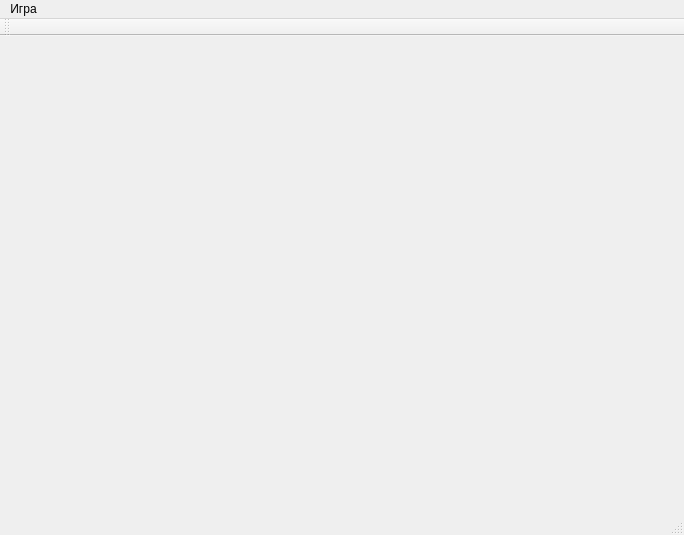
<?xml version="1.0" encoding="UTF-8"?>
<ui version="4.0">
 <class>MainWindow</class>
 <widget class="QMainWindow" name="MainWindow">
  <property name="geometry">
   <rect>
    <x>0</x>
    <y>0</y>
    <width>684</width>
    <height>535</height>
   </rect>
  </property>
  <property name="sizePolicy">
   <sizepolicy hsizetype="Expanding" vsizetype="MinimumExpanding">
    <horstretch>0</horstretch>
    <verstretch>0</verstretch>
   </sizepolicy>
  </property>
  <property name="windowTitle">
   <string>Шахматы</string>
  </property>
  <property name="windowIcon">
   <iconset>
    <normaloff>Images/icon.jpg</normaloff>Images/icon.jpg</iconset>
  </property>
  <property name="windowOpacity">
   <double>-1.000000000000000</double>
  </property>
  <widget class="QWidget" name="centralWidget"/>
  <widget class="QMenuBar" name="menuBar">
   <property name="geometry">
    <rect>
     <x>0</x>
     <y>0</y>
     <width>684</width>
     <height>21</height>
    </rect>
   </property>
   <widget class="QMenu" name="menu">
    <property name="title">
     <string>Игра</string>
    </property>
    <addaction name="action"/>
    <addaction name="action_2"/>
   </widget>
   <addaction name="menu"/>
  </widget>
  <widget class="QToolBar" name="mainToolBar">
   <attribute name="toolBarArea">
    <enum>TopToolBarArea</enum>
   </attribute>
   <attribute name="toolBarBreak">
    <bool>false</bool>
   </attribute>
  </widget>
  <widget class="QStatusBar" name="statusBar"/>
  <action name="action">
   <property name="text">
    <string>Новая игра</string>
   </property>
  </action>
  <action name="action_2">
   <property name="text">
    <string>Выход</string>
   </property>
  </action>
 </widget>
 <layoutdefault spacing="6" margin="11"/>
 <resources/>
 <connections/>
</ui>
